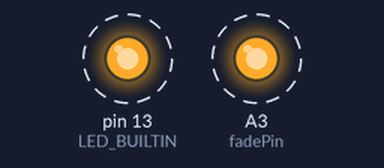
The sketch below on a simulated Arduino Uno, built with avr-gcc and run on an emulated ATmega328P. On the bench: output pins drawn as LEDs (lit = HIGH). Dashed ring = blinking.

Above: at 0.5 s.
Timing chart, 0 to 4.6 s (numbered marks = the images above):
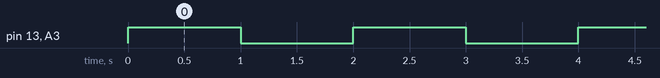

The sketch:

mosfet_test_LED_control.ino
```cpp
#define fadePin A3

void setup(){
  pinMode(fadePin, OUTPUT);
  pinMode(LED_BUILTIN, OUTPUT);
}

void loop(){
  analogWrite(fadePin, 255);
  digitalWrite(LED_BUILTIN, HIGH);   // turn the LED on (HIGH is the voltage level)
  delay(1000);
  digitalWrite(LED_BUILTIN, LOW);    // turn the LED off by making the voltage LOW
  analogWrite(fadePin, 0);
  delay(1000);
}
```

Measured:
- by itself, pin 13 (LED_BUILTIN), A3 (fadePin): alternates HIGH for 1.0 s and LOW for 1.0 s
